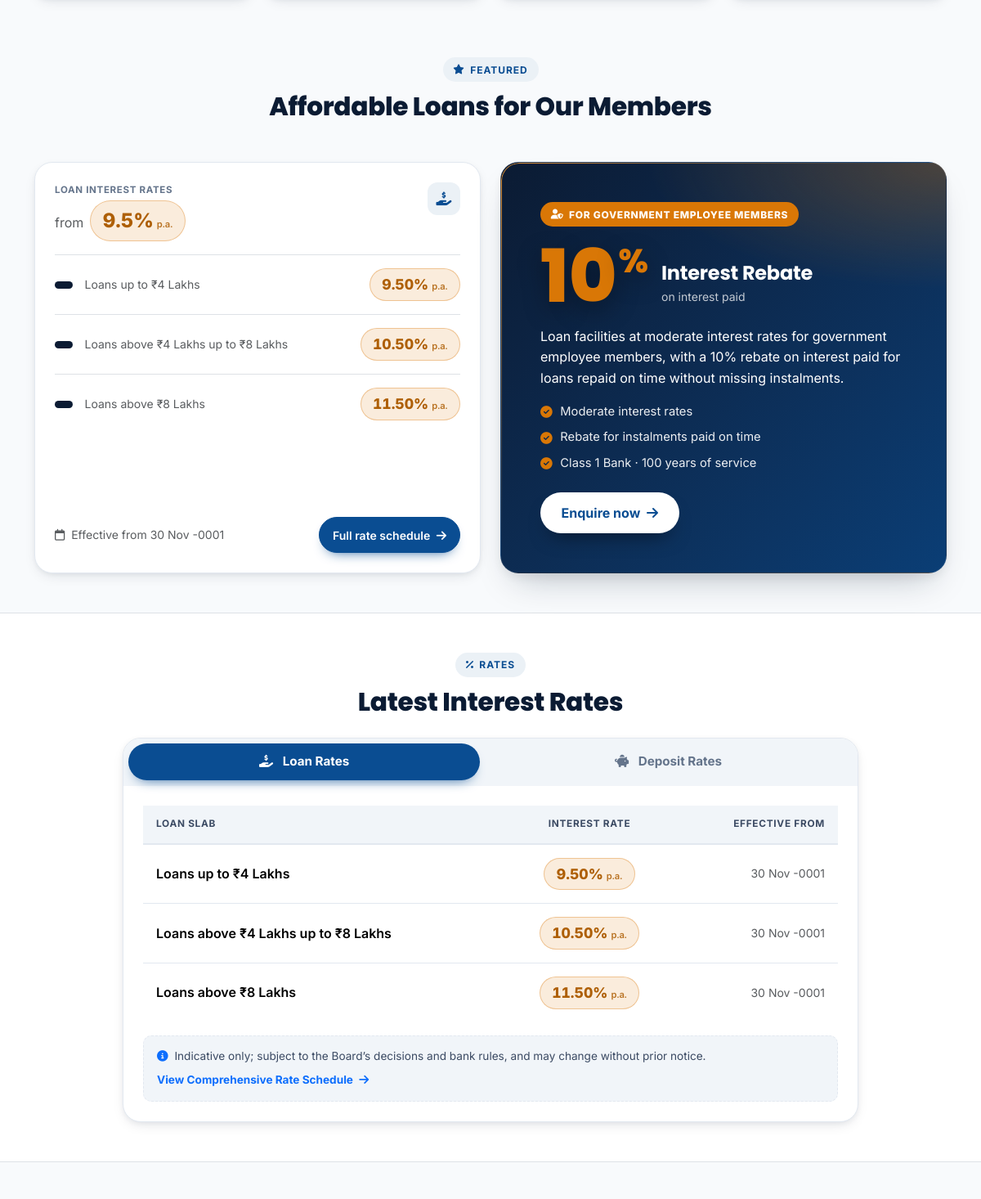
/ (middle part), run on an earlier commit of the app's database.
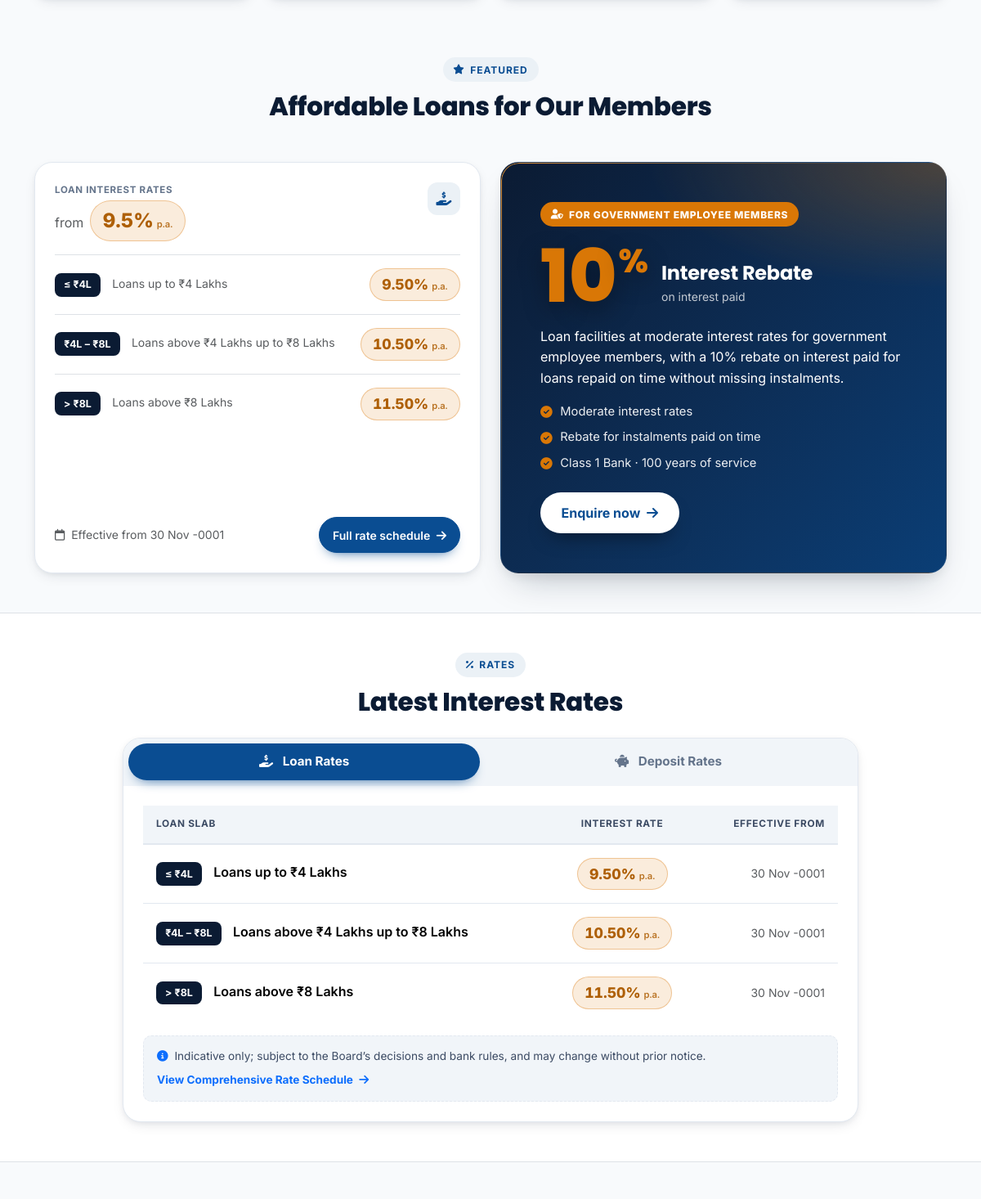
And on a later commit of the database.
### tables this page shows
CREATE TABLE `product_rates` (
    `id` INT UNSIGNED AUTO_INCREMENT PRIMARY KEY,
    `client_slug` VARCHAR(60) NOT NULL,
    `product_id` INT UNSIGNED NULL,
    `category_type` ENUM('deposit', 'loan') NOT NULL,
    `tenure_label_en` VARCHAR(100) NOT NULL,
    `tenure_label_ml` VARCHAR(100) NOT NULL,
    `general_rate` DECIMAL(5, 2) NOT NULL,
    `senior_rate` DECIMAL(5, 2) NULL,
    `effective_from` DATE NOT NULL,
    `effective_to` DATE NULL,
    `is_active` TINYINT(1) DEFAULT 1,
    `sort_order` INT DEFAULT 0,
    `notes_en` VARCHAR(255) NULL,
    `notes_ml` VARCHAR(255) NULL,
    `created_at` DATETIME DEFAULT CURRENT_TIMESTAMP,
    `updated_at` DATETIME DEFAULT CURRENT_TIMESTAMP ON UPDATE CURRENT_TIMESTAMP,
    FOREIGN KEY (`product_id`) REFERENCES `products`(`id`) ON DELETE SET NULL,
    INDEX `idx_rates_lookup` (`client_slug`, `category_type`, `is_active`, `effective_from`)
);

### app/Views/pages/home.php (the view, shortened to what the changed rows need)
<?php
$loanSlabs = array_slice($loan_rates ?? [], 0, 3);
$loanEffective = !empty($loanSlabs) ? $loanSlabs[0]['effective_from'] : null;
?>
<section class="py-5 mt-lg-4" aria-labelledby="featured-title">
  <div class="container">
    <div class="text-center mb-4 mb-lg-5">
      <h2 id="featured-title" class="section-title text-balance"><?= __('Affordable Loans for Our Members', 'അംഗങ്ങൾക്ക് മിതമായ നിരക്കിൽ വായ്പകൾ') ?></h2>
    </div>
    <div class="row g-4 align-items-stretch">
      <div class="col-lg-6">
        <div class="table-card h-100 d-flex flex-column">
          <?php if (!empty($loanSlabs)): ?>
            <ul class="list-unstyled mb-3">
              <?php foreach ($loanSlabs as $slab): ?>
                <li class="d-flex align-items-center justify-content-between gap-3 py-3 border-top">
                  <div>
                    <?php $sb = is_malayalam() ? ($slab['notes_ml'] ?? '') : ($slab['notes_en'] ?? ''); $sl = is_malayalam() ? $slab['tenure_label_ml'] : $slab['tenure_label_en']; ?>
                    <span class="slab-badge"><?= e($sb) ?></span>
                    <?php if ($sl !== $sb): ?><span class="small text-muted d-block d-sm-inline mt-1 mt-sm-0"><?= e($sl) ?></span><?php endif; ?>
                  </div>
                  <span class="rate-pill"><?= number_format((float)$slab['general_rate'], 2) ?>% <small>p.a.</small></span>
                </li>
              <?php endforeach; ?>
            </ul>
          <?php endif; ?>
          <div class="mt-auto d-flex flex-wrap align-items-center justify-content-between gap-2">
            <?php if ($loanEffective): ?>
              <span class="small text-muted"><i class="fa-regular fa-calendar me-1"></i> <?= __('Effective from', 'പ്രാബല്യ തീയതി') ?> <?= e(format_date($loanEffective)) ?></span>
            <?php endif; ?>
            <a href="<?= url('/interest-rates') ?>#loan-rates" class="btn btn-primary btn-sm px-3"><?= __('Full rate schedule', 'പൂർണ്ണ നിരക്കുകൾ') ?> <i class="fa-solid fa-arrow-right ms-1" aria-hidden="true"></i></a>
          </div>
        </div>
      </div>
    </div>
  </div>
</section>
<section class="py-5 bg-white border-top border-bottom" aria-labelledby="rates-title">
  <div class="container">
    <div class="text-center mb-4">
      <h2 id="rates-title" class="section-title"><?= __('rates_panel_title') ?></h2>
    </div>
    <div class="rates-card max-w-900 mx-auto bg-white">
      <div class="tab-content p-3 p-md-4">
        <div class="tab-pane fade show active" id="loan-rates-content" role="tabpanel" aria-labelledby="loan-rates-tab" tabindex="0">
          <div class="table-responsive">
            <table class="table rates-table align-middle">
              <thead>
                <tr>
                  <th scope="col"><?= __('Loan Slab', 'വായ്പാ തുക') ?></th>
                  <th scope="col" class="text-center"><?= __('Interest Rate', 'പലിശ നിരക്ക്') ?></th>
                  <th scope="col" class="text-end d-none d-sm-table-cell"><?= __('effective_from') ?></th>
                </tr>
              </thead>
              <tbody>
                <?php if (!empty($loan_rates)): ?>
                  <?php foreach ($loan_rates as $lRate): ?>
                    <tr>
                      <td>
                        <?php $sb = is_malayalam() ? ($lRate['notes_ml'] ?? '') : ($lRate['notes_en'] ?? ''); $sl = is_malayalam() ? $lRate['tenure_label_ml'] : $lRate['tenure_label_en']; ?>
                        <?php if (!empty($sb)): ?><span class="slab-badge"><?= e($sb) ?></span><?php endif; ?>
                        <?php if ($sl !== $sb): ?><span class="fw-semibold"><?= e($sl) ?></span><?php endif; ?>
                      </td>
                      <td class="text-center"><span class="rate-pill"><?= number_format((float)$lRate['general_rate'], 2) ?>% <small>p.a.</small></span></td>
                      <td class="text-end text-muted small d-none d-sm-table-cell"><?= format_date($lRate['effective_from']) ?></td>
                    </tr>
                  <?php endforeach; ?>
                <?php else: ?>
                  <tr><td colspan="3"><div class="empty-state"><i class="fa-regular fa-clock d-block"></i><?= __('Rates will be published soon.', 'നിരക്കുകൾ ഉടൻ ലഭ്യമാകും.') ?></div></td></tr>
                <?php endif; ?>
              </tbody>
            </table>
          </div>
        </div>
      </div>
    </div>
  </div>
</section>

What changed in the data, as far as the page shows it:
changed product_rates "Loans up to ₹4 Lakhs": notes_en (not shown) → "≤ ₹4L"
changed product_rates "Loans above ₹4 Lakhs up to ₹8 Lakhs": notes_en (not shown) → "₹4L – ₹8L"
changed product_rates "Loans above ₹8 Lakhs": notes_en (not shown) → "> ₹8L"
